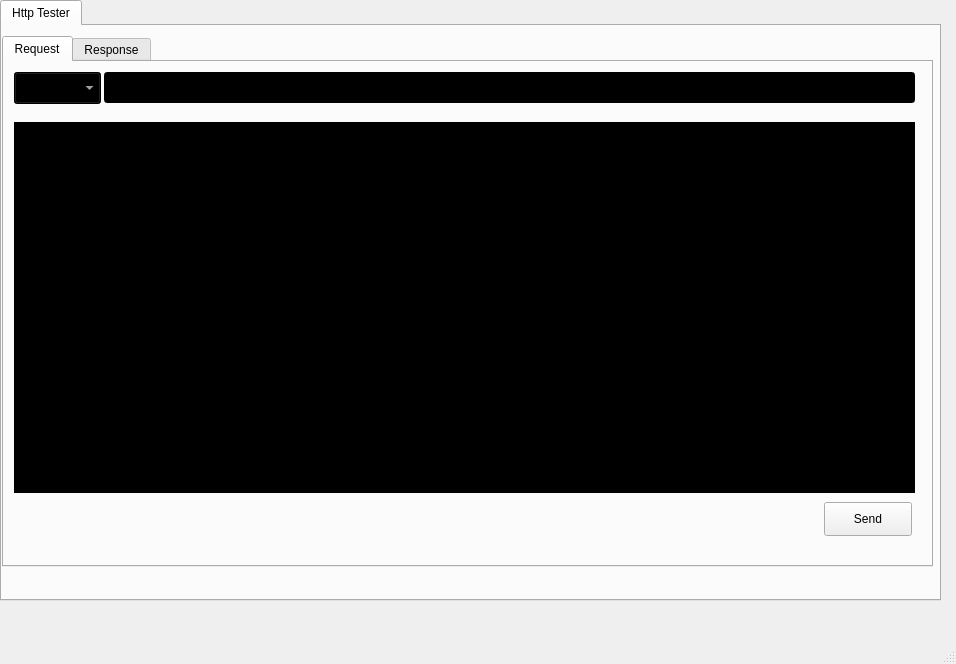
<?xml version="1.0" encoding="UTF-8"?>
<ui version="4.0">
 <class>HTTPFuzzWindow</class>
 <widget class="QMainWindow" name="HTTPFuzzWindow">
  <property name="geometry">
   <rect>
    <x>0</x>
    <y>0</y>
    <width>956</width>
    <height>664</height>
   </rect>
  </property>
  <property name="windowTitle">
   <string>HTTP Fuzzer</string>
  </property>
  <widget class="QWidget" name="centralwidget">
   <widget class="QTabWidget" name="tabWidget">
    <property name="geometry">
     <rect>
      <x>0</x>
      <y>0</y>
      <width>941</width>
      <height>601</height>
     </rect>
    </property>
    <property name="currentIndex">
     <number>0</number>
    </property>
    <widget class="QWidget" name="tab">
     <attribute name="title">
      <string>Http Tester</string>
     </attribute>
     <widget class="QTabWidget" name="tabWidget_2">
      <property name="geometry">
       <rect>
        <x>0</x>
        <y>10</y>
        <width>931</width>
        <height>531</height>
       </rect>
      </property>
      <property name="currentIndex">
       <number>0</number>
      </property>
      <widget class="QWidget" name="tab_2">
       <attribute name="title">
        <string>Request</string>
       </attribute>
       <widget class="QLineEdit" name="txt_url">
        <property name="geometry">
         <rect>
          <x>100</x>
          <y>10</y>
          <width>811</width>
          <height>31</height>
         </rect>
        </property>
        <property name="styleSheet">
         <string notr="true">color: rgb(255, 255, 255);
background-color: rgb(0, 0, 0);</string>
        </property>
       </widget>
       <widget class="QPlainTextEdit" name="txt_request">
        <property name="geometry">
         <rect>
          <x>10</x>
          <y>60</y>
          <width>901</width>
          <height>371</height>
         </rect>
        </property>
        <property name="styleSheet">
         <string notr="true">color: rgb(255, 255, 255);
background-color: rgb(0, 0, 0);</string>
        </property>
       </widget>
       <widget class="QPushButton" name="btn_send">
        <property name="geometry">
         <rect>
          <x>820</x>
          <y>440</y>
          <width>88</width>
          <height>34</height>
         </rect>
        </property>
        <property name="text">
         <string>Send</string>
        </property>
       </widget>
       <widget class="QComboBox" name="dropdw_method">
        <property name="geometry">
         <rect>
          <x>10</x>
          <y>10</y>
          <width>87</width>
          <height>32</height>
         </rect>
        </property>
        <property name="styleSheet">
         <string notr="true">color: rgb(255, 255, 255);
background-color: rgb(0, 0, 0);</string>
        </property>
       </widget>
      </widget>
      <widget class="QWidget" name="tab_3">
       <attribute name="title">
        <string>Response</string>
       </attribute>
       <widget class="QTextEdit" name="txt_response">
        <property name="geometry">
         <rect>
          <x>0</x>
          <y>0</y>
          <width>921</width>
          <height>491</height>
         </rect>
        </property>
        <property name="styleSheet">
         <string notr="true">color: rgb(255, 255, 255);
background-color: rgb(0, 0, 0);</string>
        </property>
       </widget>
      </widget>
     </widget>
    </widget>
   </widget>
  </widget>
  <widget class="QMenuBar" name="menubar">
   <property name="geometry">
    <rect>
     <x>0</x>
     <y>0</y>
     <width>956</width>
     <height>30</height>
    </rect>
   </property>
  </widget>
  <widget class="QStatusBar" name="statusbar"/>
 </widget>
 <resources/>
 <connections/>
</ui>
